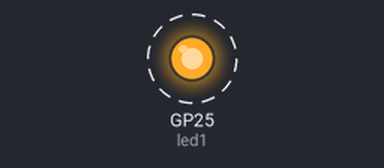
The program below on a simulated Raspberry Pi Pico running MicroPython. Shown: output pins drawn as LEDs (lit = HIGH). Dashed ring = blinking.

Above: at 0.5 s.
Timing chart, 0 to 4.6 s (numbered marks = the images above):
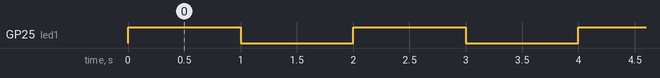

Measured:
- by itself, GP25 (led1): alternates HIGH for 1.0 s and LOW for 1.0 s

The program:

lab1.py
```python
# Author: J.E. Tannenbaum
# Initial Release: 01/13/2022
# Blink an Led
from machine import Pin
from time import sleep

# Define the pin for the onboard led
led1 = Pin(25, Pin.OUT)

# make sure it is off
led1.low()

# Toggle it on for 1 second, then off for one second forever
while True:
	led1.toggle()
	sleep(1)
```
